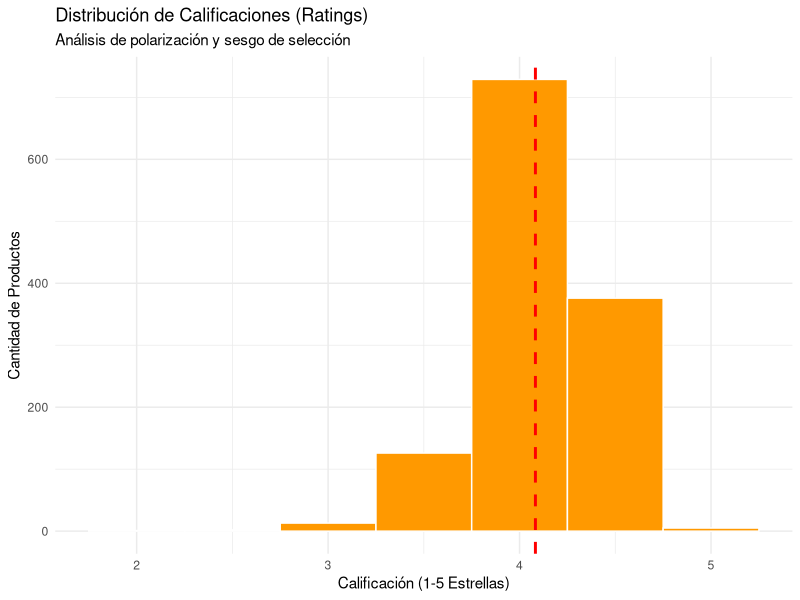
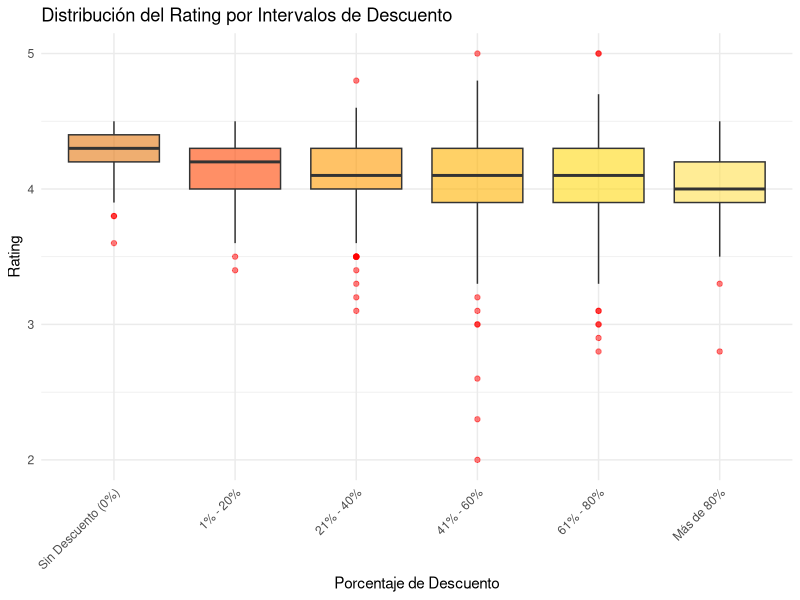
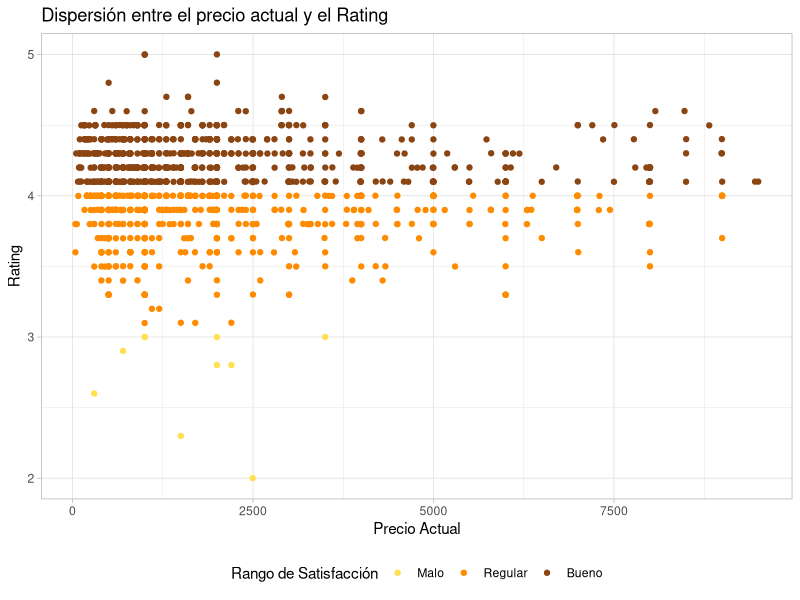
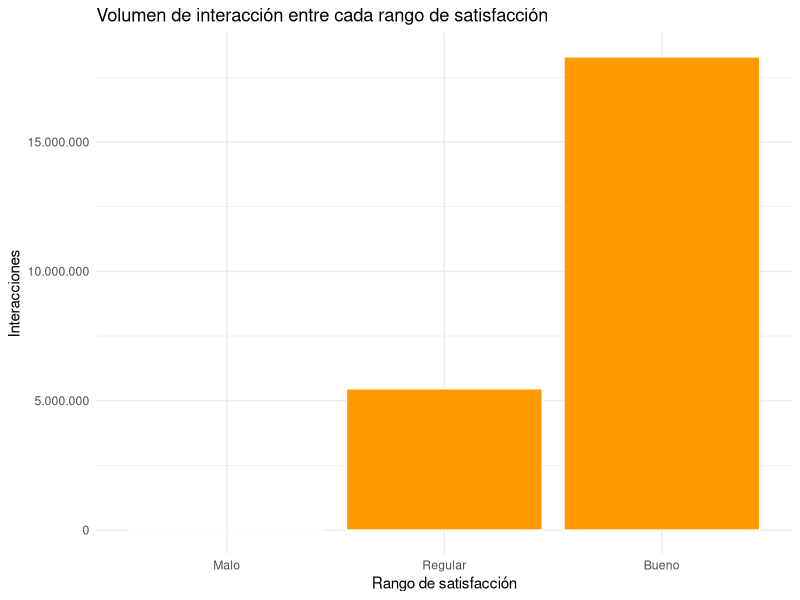
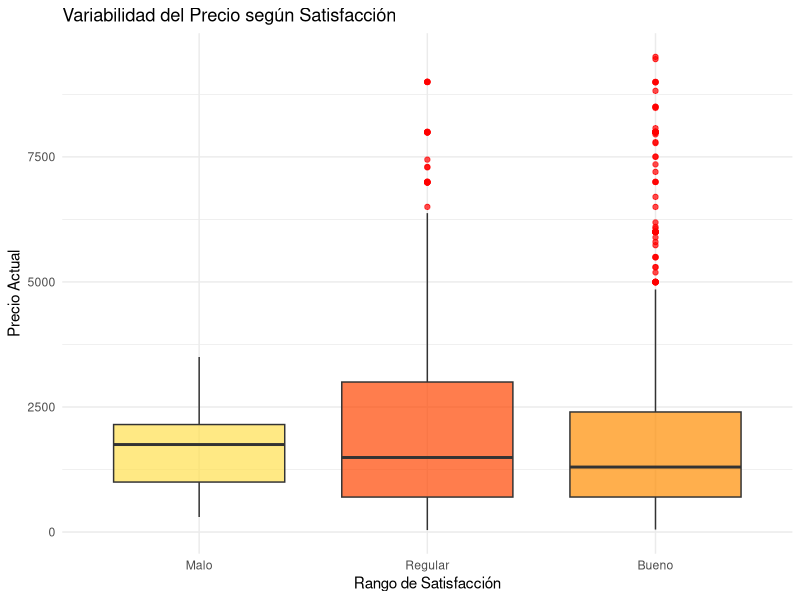

Source code (R) for these figures, in order:
## ---- chunk 1
# Configuración global de chunks
knitr::opts_chunk$set(
  echo = FALSE,        # Mostrar código
  warning = FALSE,    # Ocultar advertencias
  message = FALSE,    # Ocultar mensajes de carga
  fig.align = "center",
  out.width = "90%",
  fig.pos = "H",
  out.extra = ""
)
## ---- chunk 2
library(knitr)
library(kableExtra)
library(ggplot2)
library(dplyr) 
library(scales)
library(tidyverse)

df_sin_atipicos <- read.csv("Data/Clean/data_limpia.csv", encoding = "UTF-8")

calcular_moda <- function(x) {
  ux <- unique(x)
  ux[which.max(tabulate(match(x, ux)))]
}

# Calculos estadisticos
media_r <- mean(df_sin_atipicos$rating)
mediana_r <- median(df_sin_atipicos$rating)
moda_r <- calcular_moda(df_sin_atipicos$rating)
desviacion_r <- sd(df_sin_atipicos$rating)
minimo_r <- min(df_sin_atipicos$rating)
maximo_r <- max(df_sin_atipicos$rating)
total_registros <- nrow(df_sin_atipicos)

# Creacion de  Data Frame con los resultados 
tabla_resumen <- data.frame(
  Metrica = c("Total de Productos", "Media", "Mediana", "Moda", "Desviación Estándar","Mínimo", "Máximo"),
  Valor = c(total_registros, 
            round(media_r, 3), 
            round(mediana_r, 3), 
            round(moda_r, 3),
            round(desviacion_r, 3),
            round(minimo_r, 3), 
            round(maximo_r, 3))
)

# Creacion de la tabla con los resultados de las estadisticas descriptivas
tabla_resumen %>%
  kable(col.names = c("Estadístico", "Resultado"), 
        caption = "Estadísticas Descriptivas del Rating de Productos",
        align = "lc") %>% 
  kable_styling(bootstrap_options = c("striped", "hover", "condensed"), 
                full_width = FALSE, 
                position = "center")

#Histograma del rating

ggplot(df_sin_atipicos, aes(x = rating)) +
  geom_histogram(binwidth = 0.5, fill = "#FF9900", color = "white") +
  labs(title = "Distribución de Calificaciones (Ratings)",
       subtitle = "Análisis de polarización y sesgo de selección",
       x = "Calificación (1-5 Estrellas)",
       y = "Cantidad de Productos") +
  theme_minimal() +
  #línea roja para la media
  geom_vline(aes(xintercept = mean(rating, na.rm = TRUE)), 
             color = "red", linetype = "dashed", size = 1)


## ---- chunk 3

# calculo de moda
moda2 <- function(x) {
  ux <- unique(x)
  ux[which.max(tabulate(match(x, ux)))]
}

# Creacion de rangos por descuento 
df_sin_atipicos <- df_sin_atipicos %>%
  mutate(rango_descuento = case_when(
    discount_percentage == 0 ~ "Sin Descuento (0%)",
    discount_percentage > 0 & discount_percentage <= 0.20 ~ "1% - 20%",
    discount_percentage > 0.20 & discount_percentage <= 0.40 ~ "21% - 40%",
    discount_percentage > 0.40 & discount_percentage <= 0.60 ~ "41% - 60%",
    discount_percentage > 0.60 & discount_percentage <= 0.80 ~ "61% - 80%",
    discount_percentage > 0.80 ~ "Más de 80%"
  )) %>%
  mutate(rango_descuento = factor(rango_descuento, 
                           levels = c("Sin Descuento (0%)", "1% - 20%", "21% - 40%", 
                                      "41% - 60%", "61% - 80%", "Más de 80%")))

# Estadisticas por rango
resumen_d <- df_sin_atipicos %>%
  group_by(rango_descuento) %>%
  summarize(
    N = n(),
    Media = round(mean(rating), 3),
    Mediana = round(median(rating), 3),
    Moda = moda2(rating),
    Desv_Est = round(sd(rating), 3)
  )

# Calculo de la  correlación
cor_val <- cor(df_sin_atipicos$rating, df_sin_atipicos$discount_percentage, method = "pearson")
cat("**Coeficiente de Correlación de Pearson:** ", round(cor_val, 3))

# Tabla resumen de estadisticas 
resumen_d %>%
  kable(col.names = c("Rango de Descuento", "Productos", "Media", "Mediana", "Moda", "D.E."),
        caption = "Satisfacción por Intervalos de Descuento",
        align = "lccccc") %>%
  kable_styling(bootstrap_options = c("striped", "hover", "condensed"), full_width = FALSE, position = "center")
 


#Gráfico de cajas para comparar distribuciones
ggplot(df_sin_atipicos, aes(x = rango_descuento, y = rating, fill = rango_descuento)) +
  geom_boxplot(alpha = 0.6, outlier.color = "red", outlier.alpha = 0.5) +
  scale_fill_manual(values = c( "Sin Descuento (0%)" = "#e47911", "1% - 20%" = "#FF4500", 
  "21% - 40%" = "#FF9900", "41% - 60%" = "#FFb300","61% - 80%" = "#FFD814", "Más de 80%" = "#FFE04F" 
  ))  + 
  labs(title = "Distribución del Rating por Intervalos de Descuento",
       x = "Porcentaje de Descuento",
       y = "Rating") +
  theme_minimal() +
  theme(legend.position = "none",
        axis.text.x = element_text(angle = 45, hjust = 1)) 

## ---- chunk 4

#segmentación del rating en rangos 
df_sin_atipicos$rango_satisfaccion <- cut(
  df_sin_atipicos$rating, 
  breaks = c(1, 3, 4, 5), 
  labels = c("Malo", "Regular", "Bueno"),
  include.lowest = TRUE, 
)

#Tabla de segmentacion
tabla_segmentacion <- df_sin_atipicos %>%
 group_by(rango_satisfaccion) %>%
  summarise(Cantidad = n()) %>%
  mutate(Intervalo = c("[1, 3)", "[3, 4)", "[4, 5)")) %>%
  select(rango_satisfaccion, Intervalo, Cantidad)

tabla_segmentacion %>%
  kable(col.names = c("Rango de Satisfacción", "Intervalo de Rating", "Cantidad de Productos"),
        caption = "Distribución de Productos por Rango de Satisfacción",
        align = "clc") %>%
  kable_styling(bootstrap_options = c("hover", "condensed"), 
                full_width = FALSE, 
                position = "center")

#creacion del grafico de dispersion
ggplot(df_sin_atipicos, aes(x = actual_price, y = rating, color = rango_satisfaccion)) +
  geom_jitter(alpha = 1.0, size = 1.5) + 
  theme_light() +
  scale_color_manual(values = c(
    "Malo" = "#FFE04F", 
    "Regular"  = "#FF8C00", 
    "Bueno"    = "#8B4513"
  )) +
  labs(
    title = "Dispersión entre el precio actual y el Rating",
    x = "Precio Actual",
    y = "Rating",
    color = "Rango de Satisfacción"
  ) +
  theme(legend.position = "bottom")

## ---- chunk 5

#se agrupa la cuenta de la interacción en cada rango de satisfacción

volumen_interaccion <- df_sin_atipicos %>% 
group_by(rango_satisfaccion) %>% 
summarise(volumen_interaccion = sum(rating_count))  

#se hace un gráfico de columnas para visualizar el volumen de interaccion
ggplot(volumen_interaccion, aes(x = fct_reorder(rango_satisfaccion, volumen_interaccion), y= volumen_interaccion)) + geom_col(fill = "#FF9900", color = "white")  + scale_y_continuous(labels = label_number(big.mark = ".", decimal.mark = ",")) + theme_minimal() + labs(title = "Volumen de interacción entre cada rango de satisfacción", x = "Rango de satisfacción", y = "Interacciones")


## ---- chunk 6

ggplot(df_sin_atipicos, aes(x = rango_satisfaccion, y = actual_price, fill = rango_satisfaccion)) +
  geom_boxplot(alpha = 0.7, outlier.color = "red") +
  scale_fill_manual(values = c("Malo" = "#FFE04F", "Regular"  = "#FF4500", "Bueno"    = "#FF8C00")) +
  labs(title = "Variabilidad del Precio según Satisfacción",
       x = "Rango de Satisfacción",
       y = "Precio Actual") +
  theme_minimal() +
  theme(legend.position = "none")
